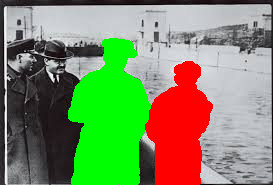
//> input picture stallin.jpg, 273 x 185 px
$ ./object   (built with g++ and OpenCV 4)
//> lines starting //> are read from the running program, lines starting //| are printed output that depends on the picture; after the words box and inside, x2 and y2 are one past the last pixel; in counts of white or black regions, pixels touching at a corner belong together; pictures that were not available may be replaced by others from this repository, and a replacement may not be noted
#include <bits/stdc++.h>
#include <opencv2/core/core.hpp>
#include <opencv2/highgui/highgui.hpp>
#include <opencv2/imgproc/imgproc.hpp>

using namespace std;
using namespace cv;


Mat computeFullEnergy(Mat img, Mat mod)
{
	Mat energy(img.rows, img.cols, CV_32SC1, Scalar(255));// declaring  black image
	//implementing the sobel operator
	int i, j,gx,gy;
	for (i = 1; i < img.rows - 1; i++)
	{
		for (j = 1; j < img.cols - 1; j++)
		{
			if(mod.at<uchar>(i, j) == 255)energy.at<int>(i,j) = -255;
			else if(mod.at<uchar>(i, j) == 125)energy.at<int>(i,j) = 255;
			else
			{
				gx = gy = 0;
				gx = abs((img.at<Vec3b>(i - 1, j + 1)[0] - img.at<Vec3b>(i - 1, j - 1)[0]) + 2 * (img.at<Vec3b>(i, j + 1)[0] - img.at<Vec3b>(i, j - 1)[0]) + (img.at<Vec3b>(i + 1, j + 1)[0] - img.at<Vec3b>(i + 1, j - 1)[0]));
				gy = abs((img.at<Vec3b>(i + 1, j - 1)[0] - img.at<Vec3b>(i - 1, j - 1)[0]) + 2 * (img.at<Vec3b>(i + 1, j)[0] - img.at<Vec3b>(i - 1, j)[0]) + (img.at<Vec3b>(i + 1, j + 1)[0] - img.at<Vec3b>(i - 1, j + 1)[0]));
				energy.at<int>(i, j) = abs(gx + gy);
			}
		}
	}
	return energy;
}

Mat markImage(Mat src, int &num)
{
	int rowval[src.rows];
	int colval[src.cols];
	memset(rowval,0,sizeof(rowval));
	memset(colval,0,sizeof(colval));
	num=0;
	// black image
	Mat red(src.rows,src.cols,CV_8UC1,Scalar(0));
	Mat green(src.rows,src.cols,CV_8UC1,Scalar(0));
	Mat img(src.rows,src.cols,CV_8UC1,Scalar(0));
	for(int i=0;i<src.rows;i++)
	{
		for(int j=0;j<src.cols;j++)
		{

			if(src.at<Vec3b>(i,j)[0]<=122 && src.at<Vec3b>(i,j)[0]>=118 && src.at<Vec3b>(i,j)[1]>=242 && src.at<Vec3b>(i,j)[2]>=242)
			{
				red.at<uchar>(i,j)=255;
				rowval[i]++;
				colval[j]++;
			}
			if(src.at<Vec3b>(i,j)[0]<=62 && src.at<Vec3b>(i,j)[0]>=58 && src.at<Vec3b>(i,j)[1]>=242 && src.at<Vec3b>(i,j)[2]>=242)
				green.at<uchar>(i,j)=255;
		}
	}
	// Create a structuring element
    int erosion_size = 6;
    Mat element = getStructuringElement(cv::MORPH_RECT,
          cv::Size(2 * erosion_size + 1, 2 * erosion_size + 1),
          cv::Point(erosion_size, erosion_size) );
    // for red portion
	dilate(red,red,element);
	erode(red,red,element);
	//for green portion
	dilate(green,green,element);
	erode(green,green,element);
	//combining in one image
	for(int i=0;i<img.rows;i++)
	{
		for(int j=0;j<img.cols;j++)
		{
			if(red.at<uchar>(i,j)==255)
				img.at<uchar>(i,j)=255;
			if(green.at<uchar>(i,j)==255)
				img.at<uchar>(i,j)=125;
		}
	}

	//counting number of seams to remove
	for(int i=0;i<src.cols;i++)if(colval[i]>0)num++;
	//Display
	/*
	imshow("Source",src);
	imshow("Combined",img);
	*/
	return img;
}

int distTo[2000][2000];
int edgeTo[2000][2000];
vector<uint> findVerticalSeam(Mat img, Mat energy)
{
	vector<uint> seam(img.rows);
	for (int i = 0; i < img.rows; i++)
	{
		for (int j = 0; j < img.cols; j++)
		{
			distTo[i][j] = (i == 0) ? 0 : numeric_limits<int>::max();
			edgeTo[i][j] = 0;
		}
	}
	// rows
	for (int r = 0; r < img.rows - 1; r++)
	{
		for (int c = 0; c < img.cols; c++)
		{
			//checking pixels in left
			if (c != 0)
			{
				if (distTo[r + 1][c - 1]>(distTo[r][c] + energy.at<int>(r + 1, c - 1)))
				{
					distTo[r + 1][c - 1] = distTo[r][c] + energy.at<int>(r + 1, c - 1);
					edgeTo[r + 1][c - 1] = 1;
				}
			}
			// change pixel right below
			if (distTo[r + 1][c] > (distTo[r][c] + energy.at<int>(r + 1, c)))
			{
				distTo[r + 1][c] = distTo[r][c] + energy.at<int>(r + 1, c);
				edgeTo[r + 1][c] = 0;
			}
			// check pixel in bottom right
			if (c != (img.cols - 1))
			{
				if (distTo[r + 1][c + 1] > (distTo[r][c] + energy.at<int>(r + 1, c + 1)))
				{
					distTo[r + 1][c + 1] = distTo[r][c] + energy.at<int>(r + 1, c+1);
					edgeTo[r + 1][c + 1] = -1;
				}
			}
		}
	}

	//find the bottom of the min path
	int min_index = 0, min = distTo[img.rows - 1][0];
	for (int i = 1; i < img.cols; i++)
	{
		if (distTo[img.rows - 1][i] < min)
		{
			min = distTo[img.rows - 1][i];
			min_index = i;
		}
	}
	//retracing the path and updating the seam vector
	//Retrace the min-path and update the 'seam' vector
	seam[img.rows-1] = min_index;
	for (int i = img.rows-1; i > 0; --i)
		seam[i-1] = seam[i] + edgeTo[i][seam[i]];

	return seam;
}

Mat removeVerticalSeam(Mat img, vector<uint> seam, Mat &mod)
{
	for (int r = 0; r < img.rows; r++)
	{
		for (int c = seam[r]; c < img.cols - 1; c++)
		{
			img.at<Vec3b>(r, c) = img.at<Vec3b>(r, c + 1);
			mod.at<uchar>(r, c) = mod.at<uchar>(r, c + 1);
		}
	}
	//resize the image
	img = img(Rect(0, 0, img.cols - 1, img.rows));
	mod = mod(Rect(0, 0, img.cols - 1, img.rows));
	return img;
}
int main()
{
	Mat src = imread("stallin.jpg", CV_LOAD_IMAGE_COLOR);
//> src is the input picture: 185 rows x 273 cols, CV_8UC3; mean B, G, R 101, 141.1, 126.1
	Mat mod = imread("stallin(copy).jpg", CV_LOAD_IMAGE_COLOR);
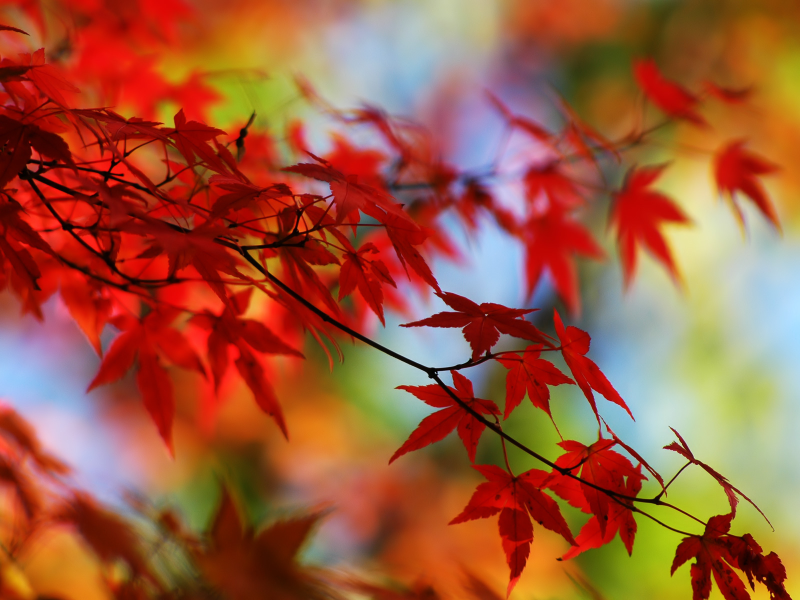
//> input picture V.JPG, 1600 x 1200 px, given in place of stallin(copy).jpg, which was not available (shown at 1/2 size)
//> mod is the input picture: 1200 rows x 1600 cols, CV_8UC3; mean B, G, R 61.2, 90.2, 159.1
	imshow("Stalling",src);
	cvtColor(mod,mod,CV_RGB2HSV);
//> mod: 1200 rows x 1600 cols, CV_8UC3; mean H, S, V 102.6, 178.3, 165.9
	if (!src.data)
	{
		cout << "Invalid Input\n";
		return 0;
	}
	if (!mod.data)
	{
		cout << "Invalid Input\n";
		return 0;
	}
	Mat lab;
	cvtColor(src, lab, CV_RGB2Lab);
//> lab: 185 rows x 273 cols, CV_8UC3; mean of channels 0, 1, 2 148.6, 123.1, 130.3
	int num;

	//mark object in mod
	mod = markImage(mod,num);
//> after the loop in markImage, `for(int i=0;i<src.rows;i++)`:
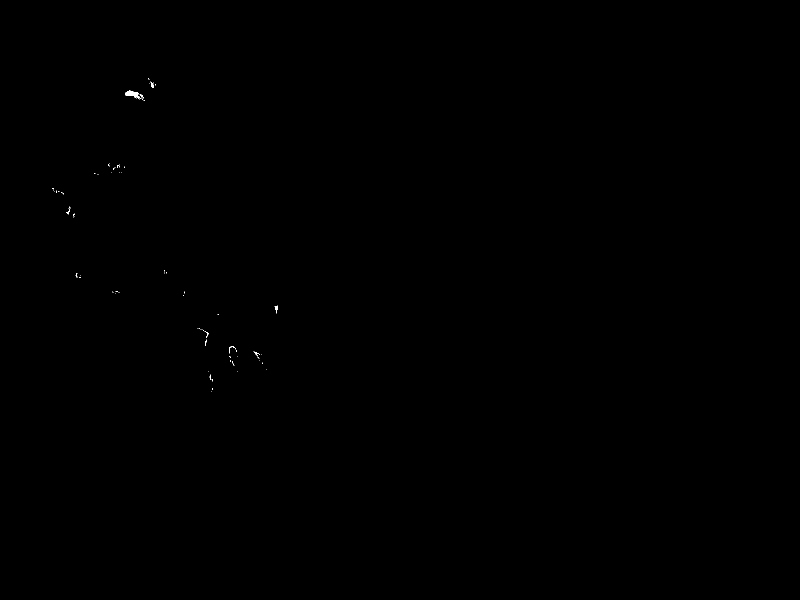
//> red: 1200 rows x 1600 cols, CV_8UC1 (shown at 1/2 size); 0.04% white; 81 white regions (73 under 20 px), largest, box (x1, y1, x2, y2) and area: (250, 181, 280, 198) 245, (549, 611, 556, 627) 52, (301, 163, 307, 176) 39
//> after the loop in markImage, `for(int i=0;i<src.rows;i++)`: green: 1200 rows x 1600 cols, CV_8UC1; every value is 0
//> in markImage, `erode(red,red,element);`:
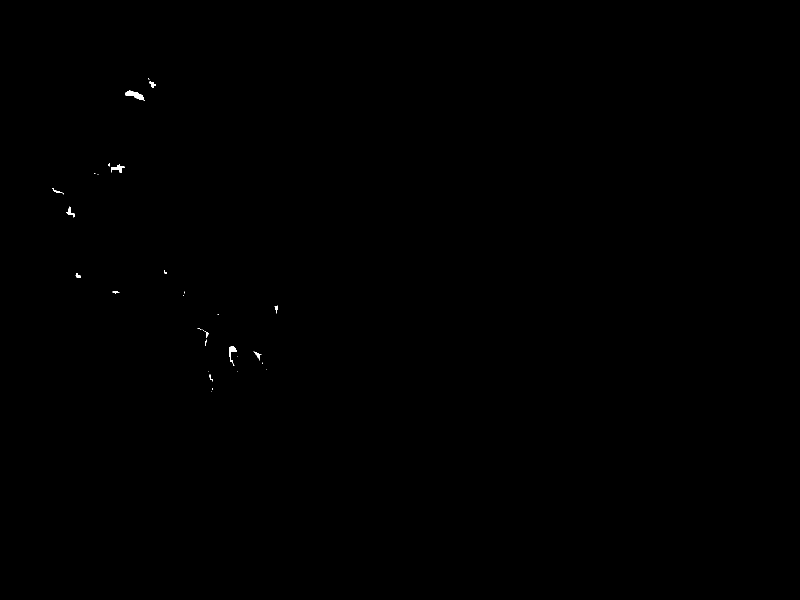
//> red: 1200 rows x 1600 cols, CV_8UC1 (shown at 1/2 size); 0.07% white; 31 white regions (19 under 20 px), largest, box (x1, y1, x2, y2) and area: (250, 181, 289, 202) 357, (458, 692, 474, 732) 210, (223, 328, 249, 346) 190
//> num = 183

	Mat energy;vector<uint> seam;
	for(int i=0;i<num;i++)
	{
		energy = computeFullEnergy(lab, mod);
		seam = findVerticalSeam(lab, energy);
		lab = removeVerticalSeam(lab, seam, mod);
	}
//> this loop made 183 passes
//> pass 1, in removeVerticalSeam, `mod = mod(Rect(0, 0, img.cols - 1, img.rows));`:
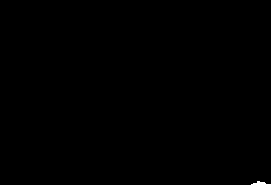
//> mod: 185 rows x 271 cols, CV_8UC1; 0.09% white; 1 white region, box (x1, y1, x2, y2) and area: (251, 181, 271, 185) 44
//> after the loop:
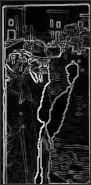
//> energy: 185 rows x 91 cols, CV_32SC1; min 0, max 1320, mean 216.3; drawn with min black and max white
//> after the loop: lab: 185 rows x 90 cols, CV_8UC3; mean of channels 0, 1, 2 127.7, 130.4, 125.2
//> after the loop:
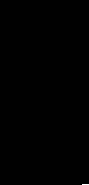
//> mod: 185 rows x 89 cols, CV_8UC1; 0.04% white in thin lines or dots, all inside (x1, y1, x2, y2) = (82, 184, 89, 185)
//> after the loop, seam = 185 values, max 60 at index 61, min 32 at index 141, mean 40.72
	cvtColor(lab, lab, CV_Lab2RGB);
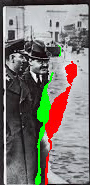
//> lab: 185 rows x 90 cols, CV_8UC3; mean B, G, R 114.3, 119.8, 124.8
	namedWindow("Original",CV_WINDOW_NORMAL);
	namedWindow("Changed",CV_WINDOW_NORMAL);
	imshow("Original", src);
	imshow("Changed", lab);
	cout << src.rows << " " << src.cols << endl;
//| 185 273
	cout << lab.rows << " " << lab.cols << endl;
//| 185 90
	waitKey(0);
	destroyAllWindows();
	return 0;
}
